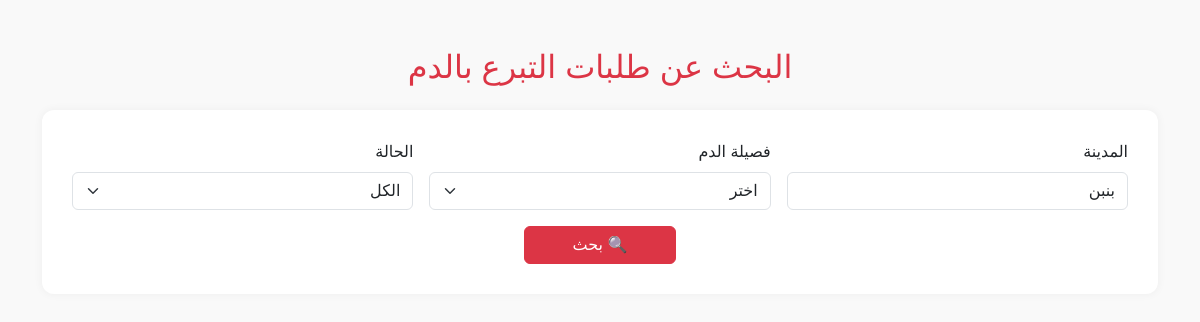
/Templates/Pages/search_request.php?city=بنبن, run on an earlier commit of the app's database.
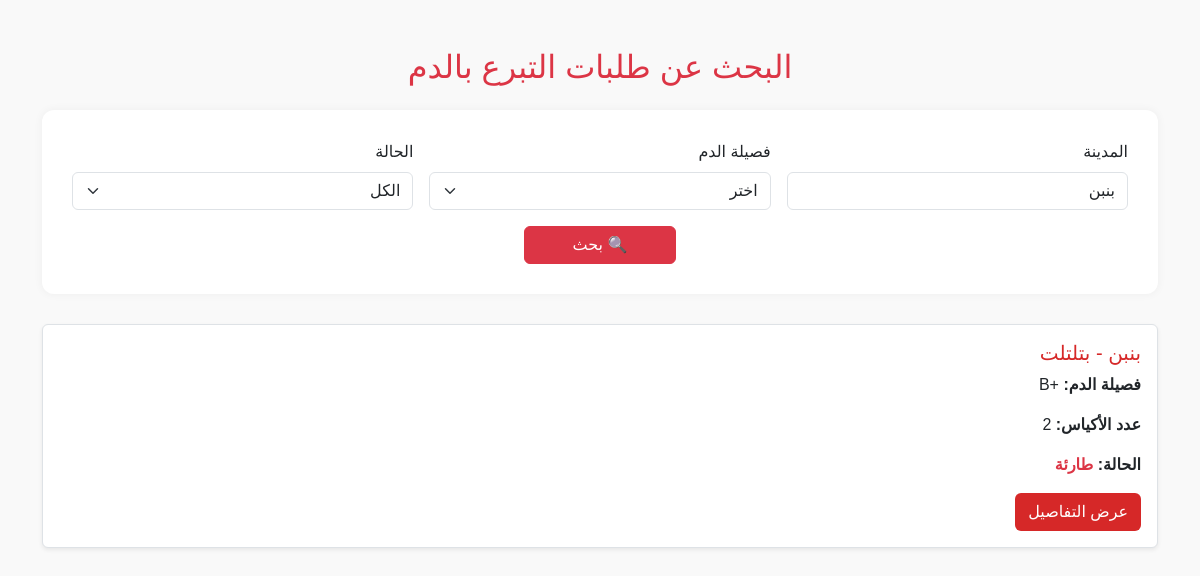
And on a later commit of the database.
### tables this page shows
CREATE TABLE `blood_requests` (
  `id` int(11) NOT NULL,
  `hospital_name` varchar(100) DEFAULT NULL,
  `city` varchar(100) DEFAULT NULL,
  `blood_type` varchar(5) DEFAULT NULL,
  `bags` int(11) DEFAULT NULL,
  `contact_number` varchar(15) DEFAULT NULL,
  `notes` text DEFAULT NULL,
  `urgency` varchar(255) NOT NULL,
  `request_date` timestamp NULL DEFAULT current_timestamp(),
  `Create_by` varchar(255) NOT NULL DEFAULT 'Anamosa '
);

### Templates/Pages/search_request.php (the view, shortened to what this page needs)
<?php
require_once '../../Core/db.php';
$city = $_GET['city'] ?? '';
$query = "SELECT * FROM blood_requests WHERE 1=1";
$params = [];
$types = "";
if (!empty($city)) {
    $query .= " AND city LIKE ?";
    $params[] = "%$city%";
    $types .= "s";
}
$stmt = $conn->prepare($query);
if ($params) {
    $stmt->bind_param($types, ...$params);
}
$stmt->execute();
$result = $stmt->get_result();
?>
<!DOCTYPE html>
<html lang="ar" dir="rtl">
    <head>
        <link href="https://cdn.jsdelivr.net/npm/bootstrap@5.3.0/dist/css/bootstrap.rtl.min.css" rel="stylesheet">
        <link rel="stylesheet" href="../../Static/css/search_request.css">
    </head>
    <body>
        <div class="container py-5">
            <h2 class="mb-4 text-center text-danger">البحث عن طلبات التبرع بالدم</h2>
            <div class="search-box">
                <form method="GET">
                    <div class="row g-3">
                        <div class="col-md-4">
                            <label class="form-label">المدينة</label>
                            <input type="text" name="city" class="form-control" value="<?= htmlspecialchars($city) ?>"
                                placeholder="مثل: الخرطوم">
                        </div>
                        <div class="col-md-4">
                            <label class="form-label">فصيلة الدم</label>
                            <select name="blood_type" class="form-select">
                                <option value="">اختر</option>
                            </select>
                        </div>
                        <div class="col-md-4">
                            <label class="form-label">الحالة</label>
                            <select name="status" class="form-select">
                                <option value="">الكل</option>
                            </select>
                        </div>
                        <div class="col-12 text-center mt-3">
                            <button type="submit" class="btn btn-danger px-5">🔍 بحث</button>
                        </div>
                    </div>
                </form>
            </div>
            <?php while ($row = $result->fetch_assoc()): ?>
            <div class="result-card mt-4 p-3 border rounded shadow-sm">
                <h5><?= htmlspecialchars($row['city']) ?> - <?= htmlspecialchars($row['hospital_name']) ?></h5>
                <p><strong>فصيلة الدم:</strong> <?= htmlspecialchars($row['blood_type']) ?></p>
                <p><strong>عدد الأكياس:</strong> <?= htmlspecialchars($row['bags']) ?></p>
                <p><strong>الحالة:</strong>
                    <span class="<?= $row['urgency'] === 'طارئة' ? 'text-danger fw-bold' : '' ?>">
                        <?= htmlspecialchars($row['urgency']) ?>
                    </span>
                </p>
                <a href="details_request.php?id=<?= $row['id'] ?>" class="btn btn-details">عرض التفاصيل</a>
            </div>
            <?php endwhile; ?>
        </div>
    </body>
</html>

What changed in the data, as far as the page shows it:
added blood_requests: city "بنبن", hospital_name "بتلتلت", blood_type "+B", bags "2", urgency "طارئة"
